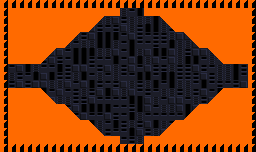

This game map was drawn from its Tiled (.tmx) file and the tilesets committed beside it. A one-line description and the trimmed map source follow:
An orthogonal 32x19 tile map with 8x8 px tiles, 9 tile layers (Background, GeometryBackground, GeometryDestroyable, Geometry, ...), 2 hidden layers not drawn, 2 tilesets and 142 objects.

<map version="1.0" orientation="orthogonal" renderorder="left-down" width="32" height="19" tilewidth="8" tileheight="8" nextobjectid="1">
 <tileset firstgid="1" source="exported_tilesets/prototype.tsx" />
 <tileset firstgid="86" name="Zeta" tilewidth="8" tileheight="8" spacing="1" margin="1" tilecount="176" columns="4">
  <image source="../Sprites/geometry/zeta_complex/zeta_complex.png" width="37" height="397" />
  <terraintypes>
   <terrain name="Purple" tile="-1" />
  </terraintypes>
  <tile id="0">
   <objectgroup draworder="index">
    <object id="1" x="0" y="0" width="8" height="8" />
   </objectgroup>
  </tile>
  <tile id="1">
   <objectgroup draworder="index">
    <object id="1" x="0" y="0" width="8" height="8" />
   </objectgroup>
  </tile>
  <tile id="2" terrain="0,,0,">
   <objectgroup draworder="index">
    <object id="2" x="0" y="0" width="8" height="8" />
   </objectgroup>
  </tile>
  <tile id="3">
   <objectgroup draworder="index">
    <object id="1" x="0" y="0" width="8" height="8" />
   </objectgroup>
  </tile>
  <tile id="4">
   <objectgroup draworder="index">
    <object id="1" x="0" y="0" width="8" height="8" />
   </objectgroup>
  </tile>
  <tile id="5" terrain="0,0,0,0">
   <objectgroup draworder="index">
    <object id="1" x="0" y="0" width="8" height="8" />
   </objectgroup>
  </tile>
  <tile id="6" terrain="0,0,0,0">
   <objectgroup draworder="index">
    <object id="1" x="0" y="0" width="8" height="8" />
   </objectgroup>
  </tile>
  <tile id="7" terrain="0,0,,">
   <objectgroup draworder="index">
    <object id="1" x="0" y="0" width="8" height="8" />
   </objectgroup>
  </tile>
  <tile id="8" terrain="0,,,">
   <objectgroup draworder="index">
    <object id="2" x="0" y="0">
     <polygon points="0,0 0,8 8,0" />
    </object>
   </objectgroup>
  </tile>
  <tile id="9" terrain=",,0,">
   <objectgroup draworder="index">
    <object id="2" x="0" y="0">
     <polygon points="0,0 0,8 8,8" />
    </object>
   </objectgroup>
  </tile>
  <tile id="10" terrain=",,0,0">
   <objectgroup draworder="index">
    <object id="1" x="0" y="0" width="8" height="8" />
   </objectgroup>
  </tile>
  <tile id="11" terrain=",,,0">
   <objectgroup draworder="index">
    <object id="3" x="0" y="8">
     <polygon points="0,0 8,-8 8,0 0,0" />
    </object>
   </objectgroup>
  </tile>
  <tile id="12">
   <objectgroup draworder="index">
    <object id="1" x="0" y="0" width="8" height="8" />
   </objectgroup>
  </tile>
  <tile id="13" terrain=",0,,0">
   <objectgroup draworder="index">
    <object id="1" x="0" y="0" width="8" height="8" />
   </objectgroup>
  </tile>
  <tile id="14" terrain=",0,,">
   <objectgroup draworder="index">
    <object id="2" x="0" y="0">
     <polygon points="0,0 8,8 8,0" />
    </object>
   </objectgroup>
  </tile>
  <tile id="15">
   <objectgroup draworder="index">
    <object id="1" x="5" y="0" width="3" height="8" />
   </objectgroup>
  </tile>
  <tile id="16">
   <objectgroup draworder="index">
    <object id="2" x="0" y="0" width="3" height="8" />
   </objectgroup>
  </tile>
  <tile id="17">
   <objectgroup draworder="index">
    <object id="1" x="0" y="0" width="8" height="8" />
   </objectgroup>
  </tile>
  <tile id="18">
   <objectgroup draworder="index">
    <object id="1" x="0" y="0" width="8" height="8" />
   </objectgroup>
  </tile>
  <tile id="19">
   <objectgroup draworder="index">
    <object id="1" x="0" y="0" width="8" height="8" />
   </objectgroup>
  </tile>
  <tile id="20">
   <objectgroup draworder="index">
    <object id="1" x="0" y="0" width="8" height="8" />
   </objectgroup>
  </tile>
  <tile id="21">
   <objectgroup draworder="index">
    <object id="1" x="0" y="0" width="8" height="8" />
   </objectgroup>
  </tile>
  <tile id="22">
   <objectgroup draworder="index">
    <object id="1" x="0" y="0" width="8" height="8" />
   </objectgroup>
  </tile>
  <tile id="23">
   <objectgroup draworder="index">
    <object id="1" x="0" y="0" width="8" height="8" />
   </objectgroup>
  </tile>
  <tile id="24">
   <objectgroup draworder="index">
    <object id="1" x="0" y="0" width="8" height="8" />
   </objectgroup>
  </tile>
  <tile id="25">
   <objectgroup draworder="index">
    <object id="1" x="0" y="0" width="8" height="8" />
   </objectgroup>
  </tile>
  <tile id="26">
   <objectgroup draworder="index">
    <object id="1" x="0" y="0" width="8" height="8" />
   </objectgroup>
  </tile>
  <tile id="27">
   <objectgroup draworder="index">
    <object id="1" x="0" y="0" width="8" height="8" />
   </objectgroup>
  </tile>
  <tile id="28">
   <objectgroup draworder="index">
    <object id="1" x="0" y="0" width="8" height="8" />
   </objectgroup>
  </tile>
  <tile id="29">
   <objectgroup draworder="index">
    <object id="1" x="0" y="0" width="8" height="8" />
   </objectgroup>
  </tile>
  <tile id="30">
   <objectgroup draworder="index">
    <object id="1" x="0" y="0" width="8" height="8" />
   </objectgroup>
  </tile>
  <tile id="31">
   <objectgroup draworder="index">
    <object id="1" x="0" y="0" width="8" height="8" />
   </objectgroup>
  </tile>
  <tile id="32">
   <objectgroup draworder="index">
    <object id="1" x="0" y="0" width="8" height="8" />
   </objectgroup>
  </tile>
  <tile id="33">
   <objectgroup draworder="index">
    <object id="1" x="0" y="0" width="8" height="8" />
   </objectgroup>
  </tile>
  <tile id="34">
   <objectgroup draworder="index">
    <object id="1" x="0" y="0" width="8" height="8" />
   </objectgroup>
  </tile>
  <tile id="35">
   <objectgroup draworder="index">
    <object id="1" x="0" y="0" width="8" height="8" />
   </objectgroup>
  </tile>
  <tile id="36">
   <objectgroup draworder="index">
    <object id="1" x="0" y="0" width="8" height="8" />
   </objectgroup>
  </tile>
  <tile id="37">
   <objectgroup draworder="index">
    <object id="1" x="0" y="0" width="8" height="8" />
   </objectgroup>
  </tile>
  <tile id="38">
   <objectgroup draworder="index">
    <object id="1" x="0" y="0" width="8" height="8" />
   </objectgroup>
  </tile>
  <tile id="39">
   <objectgroup draworder="index">
    <!-- 1 objects omitted --></objectgroup>
  </tile>
  <tile id="40">
   <objectgroup draworder="index">
    <!-- 1 objects omitted --></objectgroup>
  </tile>
  <tile id="41">
   <objectgroup draworder="index">
    <!-- 1 objects omitted --></objectgroup>
  </tile>
  <tile id="42">
   <objectgroup draworder="index">
    <!-- 1 objects omitted --></objectgroup>
  </tile>
  <tile id="43">
   <objectgroup draworder="index">
    <!-- 1 objects omitted --></objectgroup>
  </tile>
  <tile id="44">
   <objectgroup draworder="index">
    <!-- 1 objects omitted --></objectgroup>
  </tile>
  <tile id="45">
   <objectgroup draworder="index">
    <!-- 1 objects omitted --></objectgroup>
  </tile>
  <tile id="46">
   <objectgroup draworder="index">
    <!-- 1 objects omitted --></objectgroup>
  </tile>
  <tile id="47">
   <objectgroup draworder="index">
    <!-- 1 objects omitted --></objectgroup>
  </tile>
  <tile id="48">
   <objectgroup draworder="index">
    <!-- 1 objects omitted --></objectgroup>
  </tile>
  <tile id="49">
   <objectgroup draworder="index">
    <!-- 1 objects omitted --></objectgroup>
  </tile>
  <tile id="50">
   <objectgroup draworder="index">
    <!-- 1 objects omitted --></objectgroup>
  </tile>
  <tile id="51">
   <objectgroup draworder="index">
    <!-- 1 objects omitted --></objectgroup>
  </tile>
  <tile id="52">
   <objectgroup draworder="index">
    <!-- 4 objects omitted --></objectgroup>
  </tile>
  <tile id="53">
   <objectgroup draworder="index">
    <!-- 2 objects omitted --></objectgroup>
  </tile>
  <tile id="54">
   <objectgroup draworder="index">
    <!-- 1 objects omitted --></objectgroup>
  </tile>
  <tile id="55">
   <objectgroup draworder="index">
    <!-- 4 objects omitted --></objectgroup>
  </tile>
  <tile id="56">
   <objectgroup draworder="index">
    <!-- 1 objects omitted --></objectgroup>
  </tile>
  <tile id="57">
   <objectgroup draworder="index">
    <!-- 1 objects omitted --></objectgroup>
  </tile>
  <tile id="63">
   <objectgroup draworder="index">
    <!-- 1 objects omitted --></objectgroup>
  </tile>
  <tile id="64">
   <objectgroup draworder="index">
    <!-- 1 objects omitted --></objectgroup>
  </tile>
  <tile id="65">
   <objectgroup draworder="index">
    <!-- 1 objects omitted --></objectgroup>
  </tile>
  <tile id="66">
   <objectgroup draworder="index">
    <!-- 1 objects omitted --></objectgroup>
  </tile>
  <tile id="67">
   <objectgroup draworder="index">
    <!-- 1 objects omitted --></objectgroup>
  </tile>
  <tile id="68">
   <objectgroup draworder="index">
    <!-- 1 objects omitted --></objectgroup>
  </tile>
  <tile id="69">
   <objectgroup draworder="index">
    <!-- 1 objects omitted --></objectgroup>
  </tile>
  <tile id="70">
   <objectgroup draworder="index">
    <!-- 1 objects omitted --></objectgroup>
  </tile>
  <tile id="71">
   <objectgroup draworder="index">
    <!-- 1 objects omitted --></objectgroup>
  </tile>
  <tile id="72">
   <objectgroup draworder="index">
    <!-- 1 objects omitted --></objectgroup>
  </tile>
  <tile id="73">
   <objectgroup draworder="index">
    <!-- 1 objects omitted --></objectgroup>
  </tile>
  <tile id="74">
   <objectgroup draworder="index">
    <!-- 1 objects omitted --></objectgroup>
  </tile>
  <tile id="75">
   <objectgroup draworder="index">
    <!-- 1 objects omitted --></objectgroup>
  </tile>
  <tile id="76">
   <objectgroup draworder="index">
    <!-- 1 objects omitted --></objectgroup>
  </tile>
  <tile id="77">
   <objectgroup draworder="index">
    <!-- 1 objects omitted --></objectgroup>
  </tile>
  <tile id="78">
   <objectgroup draworder="index">
    <!-- 1 objects omitted --></objectgroup>
  </tile>
  <tile id="79">
   <objectgroup draworder="index">
    <!-- 1 objects omitted --></objectgroup>
  </tile>
  <tile id="80">
   <objectgroup draworder="index">
    <!-- 1 objects omitted --></objectgroup>
  </tile>
  <tile id="81">
   <objectgroup draworder="index">
    <!-- 1 objects omitted --></objectgroup>
  </tile>
  <tile id="82">
   <objectgroup draworder="index">
    <!-- 1 objects omitted --></objectgroup>
  </tile>
  <tile id="83">
   <objectgroup draworder="index" />
  </tile>
  <tile id="94">
   <objectgroup draworder="index">
    <!-- 1 objects omitted --></objectgroup>
  </tile>
  <tile id="104">
   <objectgroup draworder="index">
    <!-- 1 objects omitted --></objectgroup>
  </tile>
  <tile id="105">
   <objectgroup draworder="index">
    <!-- 1 objects omitted --></objectgroup>
  </tile>
  <tile id="106">
   <objectgroup draworder="index">
    <!-- 1 objects omitted --></objectgroup>
  </tile>
  <tile id="107">
   <objectgroup draworder="index">
    <!-- 1 objects omitted --></objectgroup>
  </tile>
  <tile id="108">
   <objectgroup draworder="index">
    <!-- 1 objects omitted --></objectgroup>
  </tile>
  <tile id="109">
   <objectgroup draworder="index">
    <!-- 1 objects omitted --></objectgroup>
  </tile>
  <tile id="110">
   <objectgroup draworder="index">
    <!-- 1 objects omitted --></objectgroup>
  </tile>
  <tile id="111">
   <objectgroup draworder="index">
    <!-- 1 objects omitted --></objectgroup>
  </tile>
  <tile id="112">
   <objectgroup draworder="index">
    <!-- 1 objects omitted --></objectgroup>
  </tile>
  <tile id="113">
   <objectgroup draworder="index">
    <!-- 1 objects omitted --></objectgroup>
  </tile>
  <tile id="114">
   <objectgroup draworder="index">
    <!-- 1 objects omitted --></objectgroup>
  </tile>
  <tile id="115">
   <objectgroup draworder="index">
    <!-- 1 objects omitted --></objectgroup>
  </tile>
  <tile id="116">
   <objectgroup draworder="index">
    <!-- 1 objects omitted --></objectgroup>
  </tile>
  <tile id="117">
   <objectgroup draworder="index">
    <!-- 1 objects omitted --></objectgroup>
  </tile>
  <tile id="118">
   <objectgroup draworder="index">
    <!-- 1 objects omitted --></objectgroup>
  </tile>
  <tile id="119">
   <objectgroup draworder="index">
    <!-- 1 objects omitted --></objectgroup>
  </tile>
  <tile id="120">
   <objectgroup draworder="index">
    <!-- 1 objects omitted --></objectgroup>
  </tile>
  <tile id="121">
   <objectgroup draworder="index">
    <!-- 1 objects omitted --></objectgroup>
  </tile>
  <tile id="122">
   <objectgroup draworder="index">
    <!-- 1 objects omitted --></objectgroup>
  </tile>
  <tile id="123">
   <objectgroup draworder="index">
    <!-- 1 objects omitted --></objectgroup>
  </tile>
  <tile id="124">
   <objectgroup draworder="index">
    <!-- 1 objects omitted --></objectgroup>
  </tile>
  <tile id="125">
   <objectgroup draworder="index">
    <!-- 1 objects omitted --></objectgroup>
  </tile>
  <tile id="126">
   <objectgroup draworder="index">
    <!-- 1 objects omitted --></objectgroup>
  </tile>
  <tile id="127">
   <objectgroup draworder="index">
    <!-- 1 objects omitted --></objectgroup>
  </tile>
  <tile id="128">
   <objectgroup draworder="index">
    <!-- 1 objects omitted --></objectgroup>
  </tile>
  <tile id="129">
   <objectgroup draworder="index">
    <!-- 1 objects omitted --></objectgroup>
  </tile>
  <tile id="130">
   <objectgroup draworder="index">
    <!-- 1 objects omitted --></objectgroup>
  </tile>
  <tile id="131">
   <objectgroup draworder="index">
    <!-- 1 objects omitted --></objectgroup>
  </tile>
  <tile id="143">
   <objectgroup draworder="index">
    <!-- 1 objects omitted --></objectgroup>
  </tile>
  <tile id="144">
   <objectgroup draworder="index">
    <!-- 1 objects omitted --></objectgroup>
  </tile>
  <tile id="147">
   <objectgroup draworder="index">
    <!-- 1 objects omitted --></objectgroup>
  </tile>
  <tile id="148">
   <objectgroup draworder="index">
    <!-- 1 objects omitted --></objectgroup>
  </tile>
  <tile id="149">
   <objectgroup draworder="index">
    <!-- 1 objects omitted --></objectgroup>
  </tile>
  <tile id="150">
   <objectgroup draworder="index">
    <!-- 1 objects omitted --></objectgroup>
  </tile>
  <tile id="151">
   <objectgroup draworder="index">
    <!-- 1 objects omitted --></objectgroup>
  </tile>
  <tile id="152">
   <objectgroup draworder="index">
    <!-- 1 objects omitted --></objectgroup>
  </tile>
  <tile id="153">
   <objectgroup draworder="index">
    <!-- 1 objects omitted --></objectgroup>
  </tile>
  <tile id="154">
   <objectgroup draworder="index">
    <!-- 1 objects omitted --></objectgroup>
  </tile>
  <tile id="155">
   <objectgroup draworder="index">
    <!-- 1 objects omitted --></objectgroup>
  </tile>
  <tile id="156">
   <objectgroup draworder="index">
    <!-- 1 objects omitted --></objectgroup>
  </tile>
  <tile id="157">
   <objectgroup draworder="index">
    <!-- 1 objects omitted --></objectgroup>
  </tile>
  <tile id="158">
   <objectgroup draworder="index">
    <!-- 1 objects omitted --></objectgroup>
  </tile>
  <tile id="159">
   <objectgroup draworder="index">
    <!-- 1 objects omitted --></objectgroup>
  </tile>
  <tile id="160">
   <objectgroup draworder="index">
    <!-- 1 objects omitted --></objectgroup>
  </tile>
  <tile id="161">
   <objectgroup draworder="index">
    <!-- 1 objects omitted --></objectgroup>
  </tile>
  <tile id="162">
   <objectgroup draworder="index">
    <!-- 1 objects omitted --></objectgroup>
  </tile>
  <tile id="163">
   <objectgroup draworder="index">
    <!-- 1 objects omitted --></objectgroup>
  </tile>
  <tile id="164">
   <objectgroup draworder="index">
    <!-- 1 objects omitted --></objectgroup>
  </tile>
  <tile id="165">
   <objectgroup draworder="index">
    <!-- 1 objects omitted --></objectgroup>
  </tile>
  <tile id="166">
   <objectgroup draworder="index">
    <!-- 1 objects omitted --></objectgroup>
  </tile>
  <tile id="167">
   <objectgroup draworder="index">
    <!-- 1 objects omitted --></objectgroup>
  </tile>
  <tile id="168">
   <objectgroup draworder="index">
    <!-- 1 objects omitted --></objectgroup>
  </tile>
  <tile id="169">
   <objectgroup draworder="index">
    <!-- 1 objects omitted --></objectgroup>
  </tile>
  <tile id="170">
   <objectgroup draworder="index">
    <!-- 1 objects omitted --></objectgroup>
  </tile>
  <tile id="171">
   <objectgroup draworder="index">
    <!-- 1 objects omitted --></objectgroup>
  </tile>
  <tile id="172">
   <objectgroup draworder="index">
    <!-- 1 objects omitted --></objectgroup>
  </tile>
 </tileset>
 <layer name="Background" width="32" height="19">
  <properties>
   <property name="unity:ignore" value="collision" />
   <property name="unity:sortingLayerName" value="Background" />
  </properties>
  <data>[608 cells, 510 non-empty, 5 distinct tile ids]</data>
 </layer>
 <layer name="ParalaxBG" width="32" height="19" visible="0">
  <properties>
   <property name="unity:ignore" value="collision" />
   <property name="unity:sortingLayerName" value="ParalaxBG" />
   <property name="unity:tag" value="TiledParalax" />
  </properties>
  <data>[608 cells, 0 non-empty, 0 distinct tile ids]</data>
 </layer>
 <layer name="ParalaxFG" width="32" height="19" visible="0">
  <properties>
   <property name="unity:ignore" value="collision" />
   <property name="unity:sortingLayerName" value="ParalaxFG" />
   <property name="unity:tag" value="TiledParalax" />
  </properties>
  <data>[608 cells, 0 non-empty, 0 distinct tile ids]</data>
 </layer>
 <layer name="GeometryBackground" width="32" height="19">
  <properties>
   <property name="unity:ignore" value="collision" />
   <property name="unity:sortingLayerName" value="GeometryBG" />
   <property name="unity:sortingOrder" value="-10" />
  </properties>
  <data>[608 cells, 98 non-empty, 1 distinct tile ids]</data>
 </layer>
 <layer name="GeometryDestroyable" width="32" height="19">
  <properties>
   <property name="unity:layer" value="Geometry" />
   <property name="unity:sortingLayerName" value="Geometry" />
  </properties>
  <data>[608 cells, 0 non-empty, 0 distinct tile ids]</data>
 </layer>
 <layer name="Geometry" width="32" height="19">
  <properties>
   <property name="unity:layer" value="Geometry" />
   <property name="unity:sortingLayerName" value="Geometry" />
  </properties>
  <data>[608 cells, 246 non-empty, 2 distinct tile ids]</data>
 </layer>
 <layer name="GeometryForeground" width="32" height="19">
  <properties>
   <property name="unity:layer" value="Geometry" />
   <property name="unity:sortingLayerName" value="Geometry" />
  </properties>
  <data>[608 cells, 0 non-empty, 0 distinct tile ids]</data>
 </layer>
 <layer name="Items - HIDE ME" width="32" height="19">
  <properties>
   <property name="unity:layer" value="Geometry" />
   <property name="unity:sortingLayerName" value="Items" />
   <property name="unity:sortingOrder" type="int" value="-5" />
  </properties>
  <data>[608 cells, 0 non-empty, 0 distinct tile ids]</data>
 </layer>
 <layer name="Foreground" width="32" height="19">
  <properties>
   <property name="unity:ignore" value="collision" />
   <property name="unity:sortingLayerName" value="Foreground" />
  </properties>
  <data>[608 cells, 0 non-empty, 0 distinct tile ids]</data>
 </layer>
 <layer name="Foreground2" width="32" height="19">
  <properties>
   <property name="unity:ignore" value="collision" />
   <property name="unity:sortingLayerName" value="Foreground" />
   <property name="unity:sortingOrder" type="int" value="10" />
  </properties>
  <data>[608 cells, 0 non-empty, 0 distinct tile ids]</data>
 </layer>
 <layer name="Foreground3" width="32" height="19">
  <properties>
   <property name="unity:ignore" value="collision" />
   <property name="unity:sortingLayerName" value="Foreground" />
   <property name="unity:sortingOrder" type="int" value="20" />
  </properties>
  <data>[608 cells, 0 non-empty, 0 distinct tile ids]</data>
 </layer>
</map>
<!-- 103 of 142 objects omitted -->
